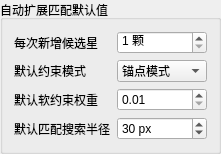
        <widget class="QGroupBox" name="groupBoxAutoMatch">
         <property name="title"><string>自动扩展匹配默认值</string></property>
         <layout class="QFormLayout" name="formLayoutAutoMatchPreferences">
          <property name="fieldGrowthPolicy"><enum>QFormLayout::AllNonFixedFieldsGrow</enum></property>
          <item row="0" column="0"><widget class="QLabel" name="labelAutoMatchCount"><property name="text"><string>每次新增候选星</string></property></widget></item>
          <item row="0" column="1"><widget class="QSpinBox" name="spinBoxAutoMatchDefaultNewCount"><property name="suffix"><string> 颗</string></property><property name="minimum"><number>1</number></property><property name="maximum"><number>10000</number></property></widget></item>
          <item row="1" column="0"><widget class="QLabel" name="labelAutoMatchMode"><property name="text"><string>默认约束模式</string></property></widget></item>
          <item row="1" column="1">
           <widget class="QComboBox" name="comboBoxAutoMatchDefaultConstraintMode">
            <item><property name="text"><string>锚点模式</string></property></item>
            <item><property name="text"><string>软约束模式</string></property></item>
           </widget>
          </item>
          <item row="2" column="0"><widget class="QLabel" name="labelAutoMatchSoftWeight"><property name="text"><string>默认软约束权重</string></property></widget></item>
          <item row="2" column="1"><widget class="QDoubleSpinBox" name="doubleSpinBoxAutoMatchDefaultSoftWeight"><property name="decimals"><number>2</number></property><property name="minimum"><double>0.010000000000000</double></property><property name="maximum"><double>1.000000000000000</double></property><property name="singleStep"><double>0.050000000000000</double></property></widget></item>
          <item row="3" column="0"><widget class="QLabel" name="labelAutoMatchDefaultSearchRadius"><property name="text"><string>默认匹配搜索半径</string></property></widget></item>
          <item row="3" column="1"><widget class="QSpinBox" name="spinBoxAutoMatchDefaultSearchRadius"><property name="toolTip"><string>只限制星表预测位置到检测星源的允许距离，不再作为 PSF 拟合窗口。</string></property><property name="suffix"><string> px</string></property><property name="minimum"><number>4</number></property><property name="maximum"><number>300</number></property><property name="value"><number>30</number></property></widget></item>
         </layout>
        </widget>
